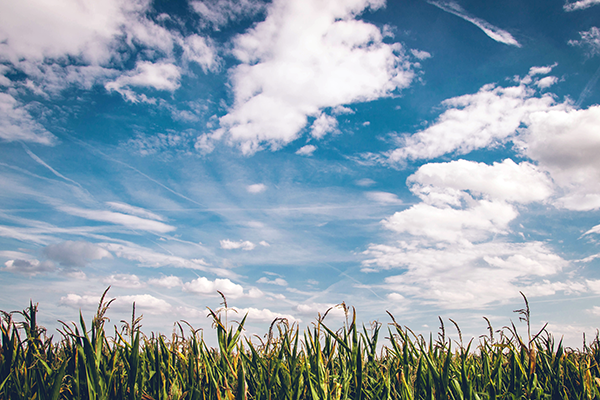
#> input picture 10.OpenCV/Day2/field.bmp, 600 x 400 px
$ python 12_CLAHE.py
#> lines starting #> are read from the running program, lines starting #| are printed output that depends on the picture
import cv2
import matplotlib.pyplot as plt

img = cv2.imread('./field.bmp')
#> img is the input picture: shape (400, 600, 3); mean B, G, R 173.2, 160.3, 141.8

ycc = cv2.cvtColor(img, cv2.COLOR_BGR2YCrCb)
#> ycc: shape (400, 600, 3); mean of channels 0, 1, 2 156.2, 117.7, 137.6

img_eq = ycc.copy()
img_eq[:, :, 0] = cv2.equalizeHist(img_eq[:, :, 0])
#> img_eq: shape (400, 600, 3); mean of channels 0, 1, 2 128.1, 117.7, 137.6
img_eq = cv2.cvtColor(img_eq, cv2.COLOR_YCrCb2BGR)
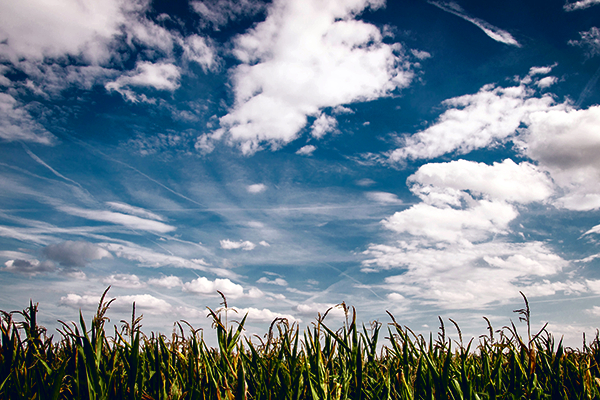
#> img_eq: shape (400, 600, 3); mean B, G, R 145.3, 132.1, 115.1

img_clahe = ycc.copy()
#CLAHE객체 = cv2.createCLAHE(대비, 영역 크기)
clahe = cv2.createCLAHE(clipLimit=3, tileGridSize=(8, 8))
img_clahe[:, :, 0] = clahe.apply(img_clahe[:, :, 0])
#> img_clahe: shape (400, 600, 3); mean of channels 0, 1, 2 137.7, 117.7, 137.6
img_clahe = cv2.cvtColor(img_clahe, cv2.COLOR_YCrCb2BGR)
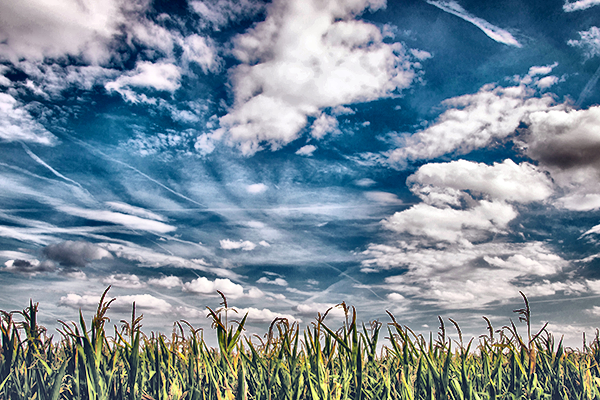
#> img_clahe: shape (400, 600, 3); mean B, G, R 154.7, 141.7, 124.1

cv2.imshow('img', img)
cv2.imshow('img_eq', img_eq)
cv2.imshow('img_clahe', img_clahe)

cv2.waitKey()

$ run again, with 10.OpenCV/Day2/dog.bmp copied over 10.OpenCV/Day2/field.bmp
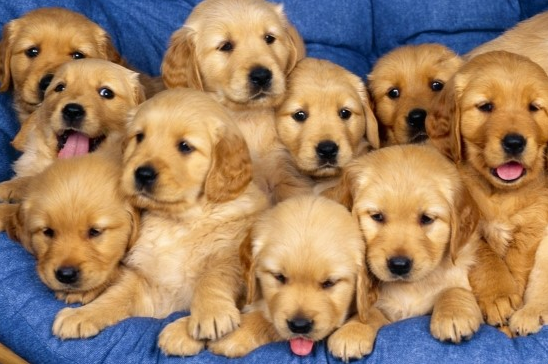
#> input picture 10.OpenCV/Day2/dog.bmp, 548 x 364 px
#> img is the input picture: shape (364, 548, 3); mean B, G, R 100.4, 128.9, 159
#> ycc: shape (364, 548, 3); mean of channels 0, 1, 2 134.7, 145.4, 108.7
#> `img_eq = cv2.cvtColor(img_eq, cv2.COLOR_YCrCb2BGR)`:
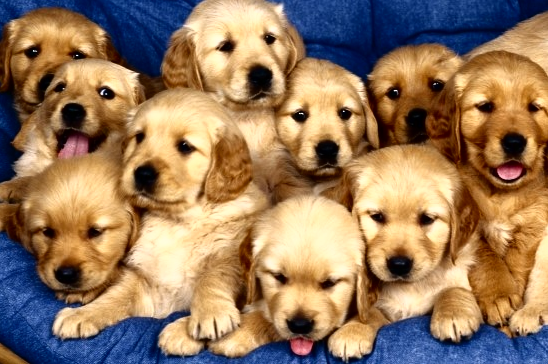
#> img_eq: shape (364, 548, 3); mean B, G, R 94.6, 122.5, 150.8
#> `img_clahe = cv2.cvtColor(img_clahe, cv2.COLOR_YCrCb2BGR)`:
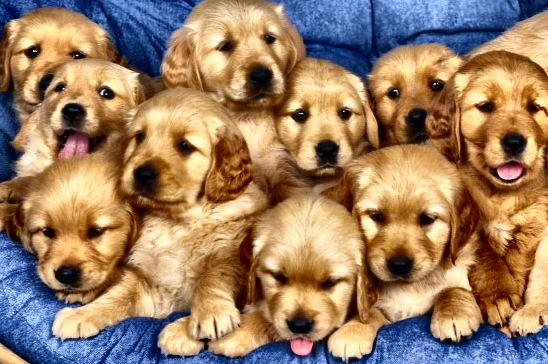
#> img_clahe: shape (364, 548, 3); mean B, G, R 99.3, 126.6, 155.2
